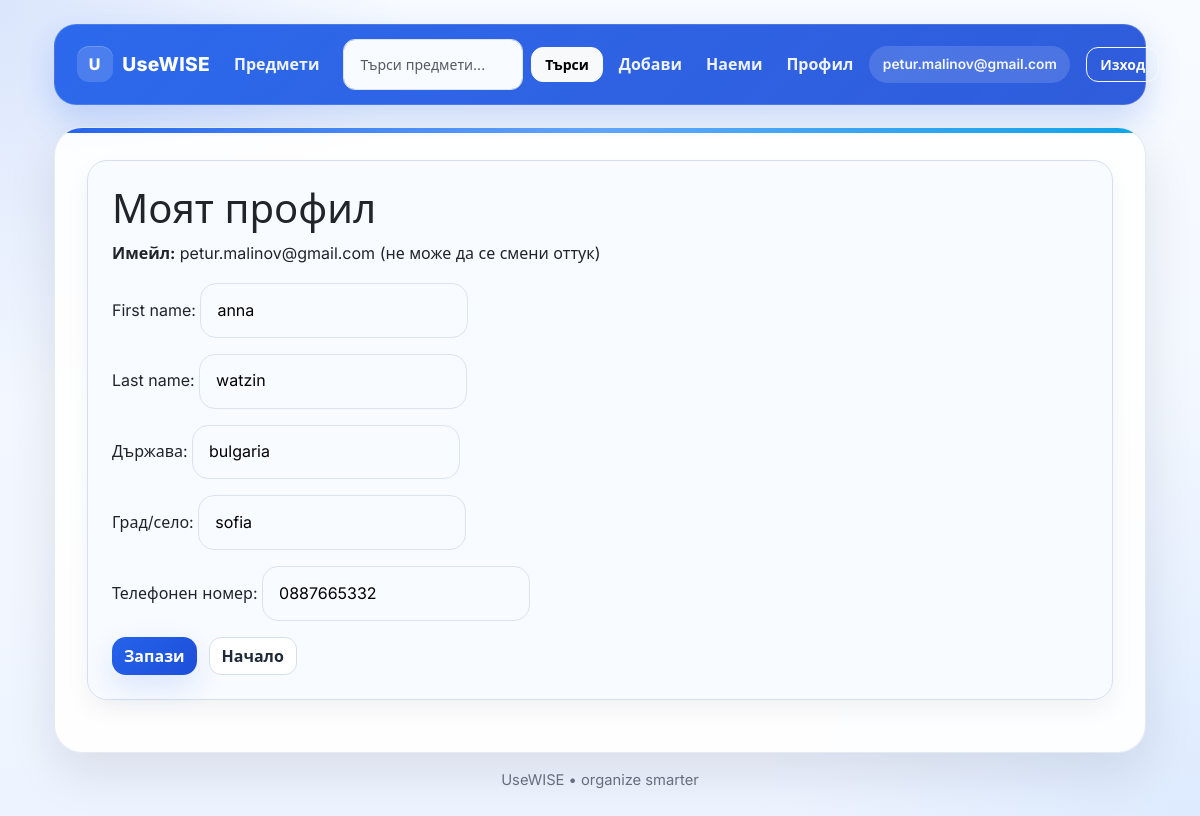
The page /accounts/profile/ (signed in) on the database its author committed.
### accounts/models.py (models this page shows, shortened)
class User(AbstractUser):
    email = models.EmailField(_("имейл"), unique=True)
    phone = models.CharField(_("телефонен номер"), max_length=20, unique=True)
    country = models.CharField(_("държава"), max_length=100)
    city_or_village = models.CharField(_("град/село"), max_length=100)
    USERNAME_FIELD = "email"
    EMAIL_FIELD = "email"
    REQUIRED_FIELDS = ["first_name", "last_name", "phone", "country", "city_or_village"]
    objects = UserManager()

### accounts/views.py (the view)
# urls.py: path("profile/", views.profile_html, name="profile"),
@login_required
@require_http_methods(["GET", "POST"])
def profile_html(request):
    if request.method == "POST":
        form = ProfileEditForm(request.POST, instance=request.user)
        if form.is_valid():
            form.save()
            messages.success(request, "Профилът е обновен.")
            return redirect("accounts:profile")
    else:
        form = ProfileEditForm(instance=request.user)
    return render(request, "accounts/profile.html", {"form": form})

### accounts/forms.py (shortened to what this page needs)
class ProfileEditForm(forms.ModelForm):
    class Meta:
        model = User
        fields = ("first_name", "last_name", "country", "city_or_village", "phone")

### accounts/templates/accounts/profile.html (shortened to what this page needs)
{% extends "base.html" %}
{% block content %}
  <section class="card form-errors">
    <h1>Моят профил</h1>
    <p style="color: var(--muted); margin-top: 0;">
      <strong>Имейл:</strong> {{ user.email }} (не може да се смени оттук)
    </p>
    <form method="post" action="">
      {{ form.as_p }}
      <div class="button-row">
        <button type="submit" class="btn btn-primary">Запази</button>
        <a class="btn btn-secondary" href="/">Начало</a>
      </div>
    </form>
  </section>
{% endblock %}

### templates/base.html (shortened to what this page needs)
<!DOCTYPE html>
{% load static %}
<html lang="bg">
<head>
  <link href="https://cdn.jsdelivr.net/npm/bootstrap@5.3.3/dist/css/bootstrap.min.css" rel="stylesheet">
</head>
<body>
  <div class="page-shell">
    <nav class="navbar navbar-expand-lg navbar-dark">
      <div class="container-fluid px-1">
        <a class="navbar-brand" href="/">
          <span class="brand-badge">U</span>
          UseWISE
        </a>
        <div class="collapse navbar-collapse" id="mainNav">
          <div class="navbar-nav ms-auto align-items-lg-center gap-lg-2">
            <a class="nav-link" href="{% url 'item_list' %}">Предмети</a>
            <form method="get" action="{% url 'item_list' %}" class="d-flex align-items-center ms-2">
              <input
                type="search"
                name="q"
                value="{{ request.GET.q|default:'' }}"
                placeholder="Търси предмети..."
                class="form-control form-control-sm me-2"
                style="min-width: 180px; max-width: 220px; border-radius: 12px;"
              />
              <button type="submit" class="btn btn-light btn-sm">Търси</button>
            </form>
            {% if user.is_authenticated %}
              <a class="nav-link" href="{% url 'add_item' %}">Добави</a>
              <a class="nav-link" href="{% url 'rentals:dashboard' %}">Наеми</a>
              <a class="nav-link" href="{% url 'accounts:profile' %}">Профил</a>
              <span class="nav-user-pill d-none d-lg-inline">
                {{ user.username }}
              </span>
              <form action="{% url 'accounts:logout' %}" method="post" class="d-flex align-items-center ms-lg-2">
                <button type="submit" class="btn btn-outline-light btn-sm">
                  Изход
                </button>
              </form>
            {% else %}
              <a class="nav-link" href="{% url 'accounts:login' %}">Вход</a>
              <a class="btn btn-light btn-sm text-primary" href="{% url 'accounts:signup' %}">
                Регистрация
              </a>
            {% endif %}
          </div>
        </div>
      </div>
    </nav>
    <div class="main-card">
      {% block content %}{% endblock %}
    </div>
    <div class="footer-note">
      UseWISE • organize smarter
    </div>
  </div>
</body>
</html>

### templates/base.html (style rules this page uses)
:root { --primary: #2563eb; --primary-dark: #1d4ed8; --text-main: #1f2937; --text-muted: #6b7280; --border: #d6dfef; --surface: rgba(255, 255, 255, 0.9); --surface-soft: rgba(248, 251, 255, 0.94); --shadow: 0 20px 50px rgba(15, 23, 42, 0.10); --shadow-soft: 0 12px 30px rgba(37, 99, 235, 0.14); }
* { box-sizing: border-box; }
body { margin: 0; font-family: "Inter", "Segoe UI", sans-serif; color: var(--text-main); min-height: 100vh; line-height: 1.6; background: radial-gradient(circle at top left, rgba(37, 99, 235, 0.14), transparent 28%), radial-gradient(circle at bottom right, rgba(96, 165, 250, 0.12), transparent 30%), linear-gradient(180deg, #f8fbff 0%, #eef4ff 100%); }
.page-shell { max-width: 1120px; margin: 24px auto; padding: 0 14px; }
.navbar { border-radius: 22px; padding: 0.9rem 1.1rem; margin-bottom: 1.4rem; background: linear-gradient(135deg, rgba(37, 99, 235, 0.96), rgba(29, 78, 216, 0.92)); box-shadow: 0 14px 34px rgba(37, 99, 235, 0.22); border: 1px solid rgba(255, 255, 255, 0.14); }
.navbar-brand { color: #fff !important; font-weight: 800; font-size: 1.2rem; letter-spacing: 0.3px; display: flex; align-items: center; gap: 0.6rem; }
.brand-badge { width: 36px; height: 36px; border-radius: 12px; display: inline-flex; align-items: center; justify-content: center; background: rgba(255, 255, 255, 0.15); box-shadow: inset 0 1px 0 rgba(255, 255, 255, 0.18); font-size: 1rem; font-weight: 800; }
.navbar .nav-link { color: rgba(255, 255, 255, 0.92) !important; font-weight: 600; padding: 0.55rem 0.85rem; border-radius: 12px; transition: 0.22s ease; }
.navbar-nav { flex-wrap: nowrap !important; gap: 0.5rem; }
.navbar-nav form { display: inline-flex; align-items: center; margin-left: 0.6rem; }
.navbar-nav form .form-control { min-width: 170px; max-width: 220px; margin-right: 0.25rem; }
.navbar-nav form .btn { margin: 0; min-height: 34px; padding: 0.35rem 0.8rem; }
.nav-user-pill { background: rgba(255, 255, 255, 0.14); color: rgba(255, 255, 255, 0.95); padding: 0.45rem 0.85rem; border-radius: 999px; font-size: 0.86rem; font-weight: 600; }
.main-card { background: var(--surface); border: 1px solid rgba(226, 232, 240, 0.9); border-radius: 28px; padding: 2rem; box-shadow: var(--shadow); position: relative; overflow: hidden; }
.main-card::before { content: ""; position: absolute; inset: 0 auto auto 0; width: 100%; height: 5px; background: linear-gradient(90deg, #2563eb, #60a5fa, #0ea5e9); }
.hero, .card { background: var(--surface-soft); border: 1px solid var(--border); border-radius: 20px; padding: 1.5rem; box-shadow: 0 10px 24px rgba(15, 23, 42, 0.05); margin-bottom: 1.25rem; }
.hero h1, .card h1:first-child, .card h2:first-child { margin-top: 0; }
.button-row { display: flex; flex-wrap: wrap; gap: 0.75rem; margin-top: 1rem; }
.btn { transition: 0.22s ease; border-radius: 14px; font-weight: 700; }
.btn-primary { background: linear-gradient(135deg, var(--primary), var(--primary-dark)); border: none; box-shadow: var(--shadow-soft); color: #fff; }
.btn-secondary, .btn-light, .btn-outline-light { border-radius: 12px; font-weight: 700; }
.btn-secondary { background: #fff; color: var(--text-main); border: 1px solid var(--border); }
.form-control, .form-select, textarea, select, input[type="text"], input[type="email"], input[type="password"], input[type="number"], input[type="date"], input[type="search"] { border-radius: 16px; padding: 0.85rem 1rem; border: 1px solid #dbe3ef; background-color: #f8fbff; transition: 0.2s ease; }
.footer-note { text-align: center; color: var(--text-muted); font-size: 0.92rem; margin-top: 1rem; }

### rows shown on the page
User: username "petur.malinov@gmail.com", email "petur.malinov@gmail.com", first_name "anna", last_name "watzin", country "bulgaria", city_or_village "sofia", phone "0887665332"
